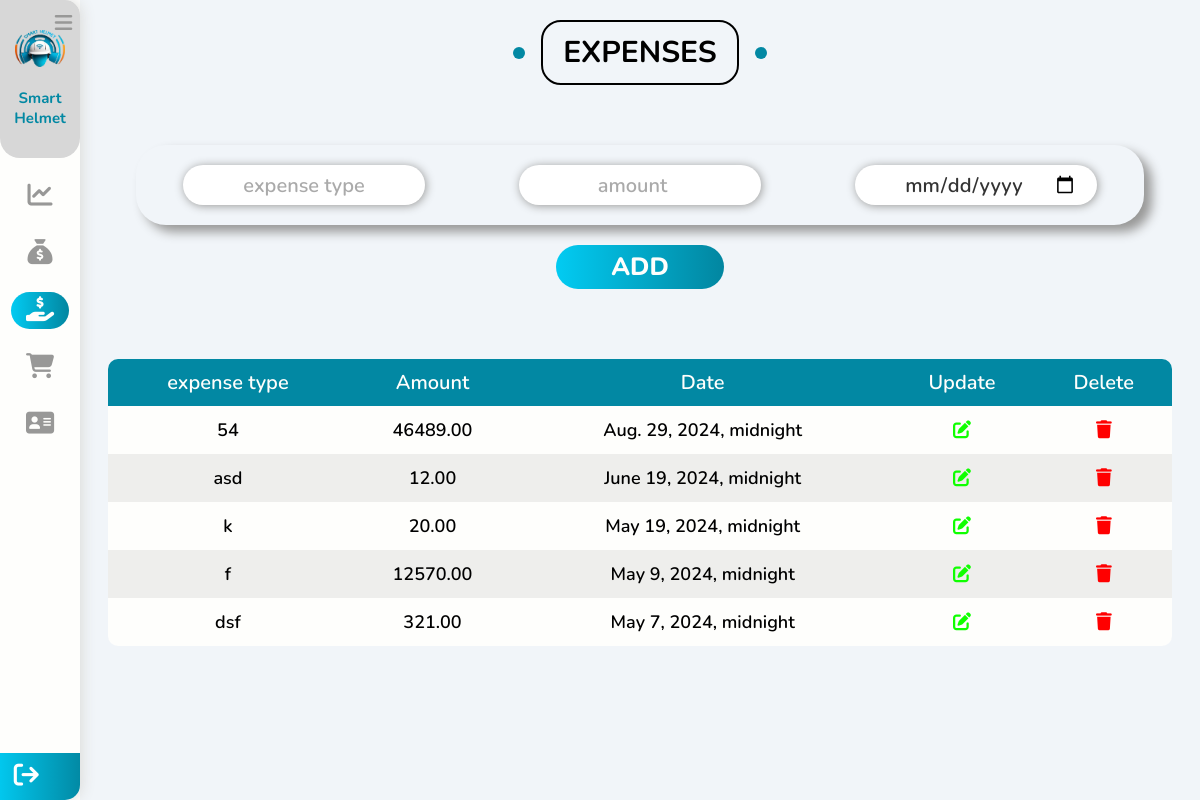
The app's page /management/expenses with its own data.
### management/models.py (models this page shows)
class Expense(models.Model):
    date = models.DateTimeField(blank=True, null=True)
    amount = models.DecimalField(max_digits=15, decimal_places=2, blank=True, null=True)
    expense_type  = models.CharField(max_length=100, blank=True, null=True)

### management/views.py (the view, shortened to what this page needs)
# urls.py: path('expenses',views.expenses, name='expenses' ),
def expenses(request):
    expenses = Expense.objects.all().order_by("-date")
    context = {"expenses" : expenses}
    return render(request, "management/expenses.html", context)

### templates/management/expenses.html (shortened to what this page needs)
{% load static %}
<!DOCTYPE html>
<html lang="en">
<head>
    <link rel="stylesheet" href="https://cdnjs.cloudflare.com/ajax/libs/font-awesome/6.5.1/css/all.min.css" />
    <link rel="stylesheet" href=" {% static "css/main.css" %} ">
</head>
<body>
    <div class="menuBar">
        <div class="head">
            <i class="fa-solid fa-bars menuControls" id="menuControls"></i>
            <a href="{% url "home" %}" ><img src=" {% static "images/smart safety helmet3.png" %} " alt="logo"></a>
            <h2>Smart Helmet</h2>
        </div>
        <ul>
            <li>
                <a href="{% url "management" %}"  >
                    <i class="fa-solid fa-chart-line"></i>
                </a>
            </li>
            <li>
                <a href="{% url "incomes" %}" >
                    <i class="fa-solid fa-sack-dollar"></i>
                </a>
            </li>
            <li>
                <a href="{% url "expenses" %}" id="sideBTN">
                    <i class="fa-solid fa-hand-holding-dollar"></i>
                </a>
            </li>
            <li>
                <a href="{% url "purchases" %}" >
                    <i class="fa-solid fa-cart-shopping"></i>
                </a>
            </li>
            <li>
                <a href="{% url "employees" %}" >
                    <i class="fa-solid fa-address-card"></i>
                </a>
            </li>
        </ul>
        <div class="bottomSide">
            <div>
                <a href="{% url "login" %}"><i class="fa-solid fa-arrow-right-from-bracket"></i><a/>
                </div>
        </div>
    </div>
    <div class="mainContainer">
        <div class="container3" id="container3">
            <h2 class="main-title">Expenses</h2>
            <form method="POST" class="up">
                <div class="inputs">
                    <input name="expense_type" type="text" placeholder="expense type" required>
                    <input name="amount" type="number" placeholder="amount" required>
                    <input name="date" type="date" placeholder="date" style="text-align:center;" required>
                </div>
                <button name="addExpense" class="addsupervisor">ADD</button>
            </form>
            <div class="down">
                <table>
                    <thead>
                        <tr>
                            <th>expense type</th>
                            <th>Amount</th>
                            <th>Date</th>
                            <th>Update</th>
                            <th>Delete</th>
                        </tr>
                    </thead>
                    <tbody>
                        {% for expense in expenses  %}
                        <tr>
                            <td>{{expense.expense_type}}</td>
                            <td>{{expense.amount}}</td>
                            <td>{{expense.date}}</td>
                            <td><a style="text-decoration:none;" id="clickBTN" metadata = '
                                <div style="width: 100%;display: flex;justify-content: center;align-items: center;flex-direction: column;">
                                    <h2>Update section </h2>
                                    <br>
                                    <form method="POST" action="{% url "update_expense" expense.id %}" class="updatediv">
                                        {% csrf_token %}
                                        <div class="updateinputs">
                                            <p>expense type:</p>
                                            <input value="{{expense.expense_type}}" name="expense_type" type="text" placeholder="expense type" required>
                                        </div>
                                        <div class="updateinputs">
                                            <p>amount:</p>
                                            <input value="{{expense.amount}}" name="amount" type="number" placeholder="amount" required>
                                        </div>
                                        <div class="updateinputs">
                                            <p>date:</p>
                                            <input value="{{expense.date|date:"20y-m-d"}}" name="date" type="date" placeholder="date" required>
                                        </div>
                                        <button type="submit" name="updateExpense" class="updatebtn">Update</button>
                                    </form>
                                    </div>
                                '><i class="fa-regular fa-pen-to-square"></i></i></a></td>
                            <td><a style="text-decoration:none;" id="clickBTN" metadata = '
                                <div style="width: 100%;display: flex;justify-content: center;align-items: center;flex-direction: column;">
                                    <h2>Are you sure you want to delete this row</h2>
                                    <br>
                                    <i class="fa-regular fa-trash-can" style="color: #ff3333;font-size: 100px;"></i>
                                    <br>
                                    <div style="width: 100%;display: flex;justify-content: center;gap: 20px;">
                                        <a class="deletebtn" href="{% url "delete_expense" expense.id %}">delete</a>
                                    </div>
                                </div>
                                '><i style="cursor: pointer; color:red; " class="fa-solid fa-trash"></i></a></td>
                        </tr>
                        {% endfor %}
                    </tbody>
                </table>
            </div>
        </div>
    </div>
</body>
</html>

### static/css/main.css (style rules this page uses)
* { margin: 0; padding: 0; font-family: 'Nunito', sans-serif; scroll-behavior: smooth; transition: all 0.4s ease-in-out; }
body { position: relative; min-height: 100vh; display: flex; justify-content:center; align-items:center; overflow-y: scroll; }
.menuBar { position: fixed; top: 0; left: 0; z-index: 2; background: #FEFEFC; width: 80px; height: 100%; box-shadow: 1px 0 15px #D9D9D5; overflow: hidden; border-radius: 0 15px 15px 0; }
.menuControls { position: absolute; top: 1%; right: 2%; width: 30px; height: 30px; display: flex; align-items: center; justify-content: center; border-radius: 50%; color: #989897; font-size: 20px; cursor: pointer; }
.head { width: 100%; height: fit-content; display: flex; justify-content: center; align-items: center; text-align: center; flex-direction: column; padding: 30px 0px; background-color: #d7d7d7; border-radius: 0 0 20px 20px; }
.head img { width: 50px; }
.head h2 { color: #0288a3; font-size: 15px; margin-top: 15px; }
.menuBar ul { margin-top: 10px; width: 100%; list-style: none; }
.menuBar ul li { padding: 10px 0; width: 100%; display: flex; justify-content: center ; align-items: center; }
.menuBar ul li a { text-decoration: none; color: #989897; width: 60%; padding: 5px; text-align: center; border-radius: 30px; }
.menuBar ul li a i { letter-spacing: 0; font-size: 25px; }
.menuBar .bottomSide { bottom: 0px; width: 100%; display: flex; flex-direction: column; position: absolute; justify-content: center; align-items: center; border-radius: 30px; }
.menuBar .bottomSide div { width: 100%; display: flex; flex-direction: row; padding: 10px 5px; justify-content: space-around; align-items: center; background: linear-gradient(90deg, rgb(2, 203, 242), rgb(2, 134, 160));; }
.menuBar .bottomSide i { font-size: 25px; color: #ffffff; width: 45%; text-align: center; cursor: pointer; }
.mainContainer { position: absolute; top: 0; z-index: 1; left: 80px; width: calc(100% - 80px); height: 100%; }
.container1,.container2,.container3,.container4,.container5,.container6 { width: 100%; height: 100vh; overflow-y: scroll; position: relative; border-bottom: 2px solid #989897; background: #F1F5F9; }
.container1,.container2,.container3,.container4,.container5,.container6 { display: flex; align-items: center; justify-content: start; flex-direction: column; }
.up,.down { display: flex; justify-content: center; align-items: center; flex-direction: column; width: 100%; }
.up .inputs { height: auto; width: 90%; display: flex; justify-content: space-around; align-items: center; flex-direction:row; flex-wrap: wrap; margin-top: 40px; box-shadow: 8px 7px 11px #989897; border-radius: 30px; }
.up .inputs input { width:20%; height: 40px; border-radius: 30px; margin: 20px; outline: none; border: none; box-shadow: 1px 1px 10px #989897; padding: 0px 20px; font-size: 20px; font-weight: 600; color: #333333; }
.up .inputs input::placeholder { font-size: 20px; font-weight: 600; color: #aaaaaa; text-align: center; }
.up .addsupervisor { width: 15%; font-size:25px; font-weight: 800; color: #FEFEFC; background: linear-gradient(90deg,#02CBF2,#0286A0); border: none; border-radius: 30px; cursor: pointer; margin: 20px 0; padding: 5px; }
.down table { width: 95%; margin: 50px; overflow: hidden; background: #FEFEFC; border-radius: 10px; border-collapse: collapse; }
.down table tr td { text-align: center; padding: 10px; font-size: 18px; font-weight: 600; }
.down table tr:nth-child(even) { background-color: #eeeeec; }
.down table tr th { color: #FEFEFC; text-align: center; padding: 10px; border-bottom: 1px solid #333333; font-size: 18px; font-weight: 600; font-size: 20px ; background-color: #0288a3; border: none; }
.down tr td i { border: none; outline: none; padding: 5px; border-radius: 30px; font-size: 18px; font-weight: 600; cursor: pointer; }
.down .fa-pen-to-square { color: #0fff00; }
.down .fa-trash { color: #c10000; }
.main-title { text-transform: uppercase; margin: 0 auto 20px; border: 2px solid black; padding: 10px 20px; font-size: 30px; width: fit-content; position: relative; z-index: 1; border-radius: 20px; transition: 0.2s ease-in; margin-top: 20px; }
.main-title::before, .main-title::after { content: ""; width: 12px; height: 12px; background-color: #0288a3; position: absolute; border-radius: 50%; top: 50%; transform: translateY(-50%); }
.main-title::before { left: -30px; }
.main-title::after { right: -30px; }

### records on screen
Expense: expense_type "54", amount "46489.00", date "Aug. 29, 2024, midnight"
Expense: expense_type "asd", amount "12.00", date "June 19, 2024, midnight"
Expense: expense_type "k", amount "20.00", date "May 19, 2024, midnight"
Expense: expense_type "f", amount "12570.00", date "May 9, 2024, midnight"
Expense: expense_type "dsf", amount "321.00", date "May 7, 2024, midnight"
